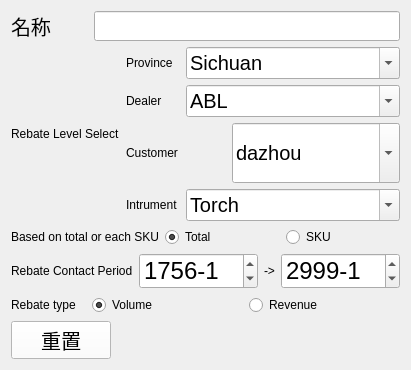
                 <widget class="QWidget" name="tab">
                  <attribute name="title">
                   <string>  信息</string>
                  </attribute>
                  <layout class="QVBoxLayout" name="verticalLayout_11">
                   <item>
                    <layout class="QVBoxLayout" name="verticalLayout_8" stretch="1,10,1,1,1,1">
                     <item>
                      <layout class="QHBoxLayout" name="horizontalLayout_12" stretch="1,4">
                       <item>
                        <widget class="QLabel" name="label_10">
                         <property name="styleSheet">
                          <string notr="true">font: 20px
</string>
                         </property>
                         <property name="text">
                          <string>名称</string>
                         </property>
                        </widget>
                       </item>
                       <item>
                        <widget class="QLineEdit" name="lEContractName">
                         <property name="sizePolicy">
                          <sizepolicy hsizetype="Preferred" vsizetype="Preferred">
                           <horstretch>0</horstretch>
                           <verstretch>0</verstretch>
                          </sizepolicy>
                         </property>
                        </widget>
                       </item>
                      </layout>
                     </item>
                     <item>
                      <layout class="QHBoxLayout" name="horizontalLayout_17" stretch="1,4">
                       <item>
                        <widget class="QLabel" name="label">
                         <property name="text">
                          <string>Rebate Level Select</string>
                         </property>
                        </widget>
                       </item>
                       <item>
                        <layout class="QVBoxLayout" name="verticalLayout_7">
                         <item>
                          <layout class="QHBoxLayout" name="horizontalLayout_13" stretch="1,4">
                           <item>
                            <widget class="QLabel" name="label_14">
                             <property name="text">
                              <string>Province</string>
                             </property>
                            </widget>
                           </item>
                           <item>
                            <widget class="QComboBox" name="comboxPro">
                             <property name="sizePolicy">
                              <sizepolicy hsizetype="Preferred" vsizetype="Preferred">
                               <horstretch>0</horstretch>
                               <verstretch>0</verstretch>
                              </sizepolicy>
                             </property>
                             <property name="styleSheet">
                              <string notr="true">font: 20px
</string>
                             </property>
                             <property name="editable">
                              <bool>true</bool>
                             </property>
                             <item>
                              <property name="text">
                               <string>Sichuan</string>
                              </property>
                             </item>
                             <item>
                              <property name="text">
                               <string>Shanghai</string>
                              </property>
                             </item>
                             <item>
                              <property name="text">
                               <string>Shandong</string>
                              </property>
                             </item>
                             <item>
                              <property name="text">
                               <string>Guangdong</string>
                              </property>
                             </item>
                            </widget>
                           </item>
                          </layout>
                         </item>
                         <item>
                          <layout class="QHBoxLayout" name="horizontalLayout_14" stretch="1,4">
                           <item>
                            <widget class="QLabel" name="label_15">
                             <property name="text">
                              <string>Dealer</string>
                             </property>
                            </widget>
                           </item>
                           <item>
                            <widget class="QComboBox" name="comboxDealer">
                             <property name="sizePolicy">
                              <sizepolicy hsizetype="Preferred" vsizetype="Preferred">
                               <horstretch>0</horstretch>
                               <verstretch>0</verstretch>
                              </sizepolicy>
                             </property>
                             <property name="styleSheet">
                              <string notr="true">font: 20px
</string>
                             </property>
                             <property name="editable">
                              <bool>true</bool>
                             </property>
                             <item>
                              <property name="text">
                               <string>ABL</string>
                              </property>
                             </item>
                             <item>
                              <property name="text">
                               <string>BBD</string>
                              </property>
                             </item>
                             <item>
                              <property name="text">
                               <string>Best</string>
                              </property>
                             </item>
                            </widget>
                           </item>
                          </layout>
                         </item>
                         <item>
                          <layout class="QHBoxLayout" name="horizontalLayout_15" stretch="1,4">
                           <item>
                            <widget class="QLabel" name="label_16">
                             <property name="minimumSize">
                              <size>
                               <width>100</width>
                               <height>60</height>
                              </size>
                             </property>
                             <property name="text">
                              <string>Customer</string>
                             </property>
                            </widget>
                           </item>
                           <item>
                            <widget class="QComboBox" name="comboxCus">
                             <property name="sizePolicy">
                              <sizepolicy hsizetype="Preferred" vsizetype="Preferred">
                               <horstretch>0</horstretch>
                               <verstretch>0</verstretch>
                              </sizepolicy>
                             </property>
                             <property name="styleSheet">
                              <string notr="true">font: 20px
</string>
                             </property>
                             <property name="editable">
                              <bool>true</bool>
                             </property>
                             <item>
                              <property name="text">
                               <string>dazhou</string>
                              </property>
                             </item>
                             <item>
                              <property name="text">
                               <string>deyang</string>
                              </property>
                             </item>
                             <item>
                              <property name="text">
                               <string>jiangyong</string>
                              </property>
                             </item>
                            </widget>
                           </item>
                          </layout>
                         </item>
                         <item>
                          <layout class="QHBoxLayout" name="horizontalLayout_16" stretch="1,4">
                           <item>
                            <widget class="QLabel" name="label_17">
                             <property name="text">
                              <string>Intrument</string>
                             </property>
                            </widget>
                           </item>
                           <item>
                            <widget class="QComboBox" name="comboxIntru">
                             <property name="sizePolicy">
                              <sizepolicy hsizetype="Preferred" vsizetype="Preferred">
                               <horstretch>0</horstretch>
                               <verstretch>0</verstretch>
                              </sizepolicy>
                             </property>
                             <property name="styleSheet">
                              <string notr="true">font: 20px
</string>
                             </property>
                             <property name="editable">
                              <bool>true</bool>
                             </property>
                             <item>
                              <property name="text">
                               <string>Torch</string>
                              </property>
                             </item>
                             <item>
                              <property name="text">
                               <string>Hepatitis</string>
                              </property>
                             </item>
                             <item>
                              <property name="text">
                               <string>Tumor</string>
                              </property>
                             </item>
                            </widget>
                           </item>
                          </layout>
                         </item>
                        </layout>
                       </item>
                      </layout>
                     </item>
                     <item>
                      <layout class="QHBoxLayout" name="horizontalLayout_11" stretch="1,2,2">
                       <item>
                        <widget class="QLabel" name="label_2">
                         <property name="text">
                          <string>Based on total or each SKU</string>
                         </property>
                        </widget>
                       </item>
                       <item>
                        <widget class="QRadioButton" name="radioTotal">
                         <property name="sizePolicy">
                          <sizepolicy hsizetype="Preferred" vsizetype="Preferred">
                           <horstretch>0</horstretch>
                           <verstretch>0</verstretch>
                          </sizepolicy>
                         </property>
                         <property name="text">
                          <string>Total</string>
                         </property>
                         <property name="checked">
                          <bool>true</bool>
                         </property>
                         <attribute name="buttonGroup">
                          <string notr="true">buttonGroup_2</string>
                         </attribute>
                        </widget>
                       </item>
                       <item>
                        <widget class="QRadioButton" name="radioSKU">
                         <property name="sizePolicy">
                          <sizepolicy hsizetype="Preferred" vsizetype="Preferred">
                           <horstretch>0</horstretch>
                           <verstretch>0</verstretch>
                          </sizepolicy>
                         </property>
                         <property name="text">
                          <string>SKU</string>
                         </property>
                         <attribute name="buttonGroup">
                          <string notr="true">buttonGroup_2</string>
                         </attribute>
                        </widget>
                       </item>
                      </layout>
                     </item>
                     <item>
                      <layout class="QHBoxLayout" name="horizontalLayout_10" stretch="1,2,0,2">
                       <item>
                        <widget class="QLabel" name="label_4">
                         <property name="text">
                          <string>Rebate Contact Period</string>
                         </property>
                        </widget>
                       </item>
                       <item>
                        <widget class="QDateEdit" name="dateEditFrom">
                         <property name="sizePolicy">
                          <sizepolicy hsizetype="Preferred" vsizetype="Preferred">
                           <horstretch>0</horstretch>
                           <verstretch>0</verstretch>
                          </sizepolicy>
                         </property>
                         <property name="styleSheet">
                          <string notr="true">QDateEdit{font: 24px}</string>
                         </property>
                         <property name="dateTime">
                          <datetime>
                           <hour>0</hour>
                           <minute>0</minute>
                           <second>0</second>
                           <year>1756</year>
                           <month>1</month>
                           <day>1</day>
                          </datetime>
                         </property>
                         <property name="displayFormat">
                          <string>yyyy-M</string>
                         </property>
                        </widget>
                       </item>
                       <item>
                        <widget class="QLabel" name="label_5">
                         <property name="text">
                          <string>-&gt;</string>
                         </property>
                         <property name="alignment">
                          <set>Qt::AlignCenter</set>
                         </property>
                        </widget>
                       </item>
                       <item>
                        <widget class="QDateEdit" name="dateEditTo">
                         <property name="sizePolicy">
                          <sizepolicy hsizetype="Preferred" vsizetype="Preferred">
                           <horstretch>0</horstretch>
                           <verstretch>0</verstretch>
                          </sizepolicy>
                         </property>
                         <property name="styleSheet">
                          <string notr="true">QDateEdit{font: 24px}</string>
                         </property>
                         <property name="dateTime">
                          <datetime>
                           <hour>0</hour>
                           <minute>0</minute>
                           <second>0</second>
                           <year>2999</year>
                           <month>1</month>
                           <day>1</day>
                          </datetime>
                         </property>
                         <property name="displayFormat">
                          <string>yyyy-M</string>
                         </property>
                        </widget>
                       </item>
                      </layout>
                     </item>
                     <item>
                      <layout class="QHBoxLayout" name="horizontalLayout_8" stretch="1,2,2">
                       <item>
                        <widget class="QLabel" name="label_3">
                         <property name="text">
                          <string>Rebate type</string>
                         </property>
                        </widget>
                       </item>
                       <item>
                        <widget class="QRadioButton" name="radioVol">
                         <property name="sizePolicy">
                          <sizepolicy hsizetype="Preferred" vsizetype="Preferred">
                           <horstretch>0</horstretch>
                           <verstretch>0</verstretch>
                          </sizepolicy>
                         </property>
                         <property name="text">
                          <string>Volume</string>
                         </property>
                         <property name="checked">
                          <bool>true</bool>
                         </property>
                         <attribute name="buttonGroup">
                          <string notr="true">buttonGroup</string>
                         </attribute>
                        </widget>
                       </item>
                       <item>
                        <widget class="QRadioButton" name="radioRev">
                         <property name="sizePolicy">
                          <sizepolicy hsizetype="Preferred" vsizetype="Preferred">
                           <horstretch>0</horstretch>
                           <verstretch>0</verstretch>
                          </sizepolicy>
                         </property>
                         <property name="text">
                          <string>Revenue</string>
                         </property>
                         <attribute name="buttonGroup">
                          <string notr="true">buttonGroup</string>
                         </attribute>
                        </widget>
                       </item>
                      </layout>
                     </item>
                     <item>
                      <widget class="QPushButton" name="pushButton">
                       <property name="sizePolicy">
                        <sizepolicy hsizetype="Preferred" vsizetype="Preferred">
                         <horstretch>0</horstretch>
                         <verstretch>0</verstretch>
                        </sizepolicy>
                       </property>
                       <property name="maximumSize">
                        <size>
                         <width>100</width>
                         <height>60</height>
                        </size>
                       </property>
                       <property name="styleSheet">
                        <string notr="true">background-color: rgb(255, 255, 255);font: 20px
</string>
                       </property>
                       <property name="text">
                        <string>重置</string>
                       </property>
                      </widget>
                     </item>
                    </layout>
                   </item>
                  </layout>
                 </widget>
